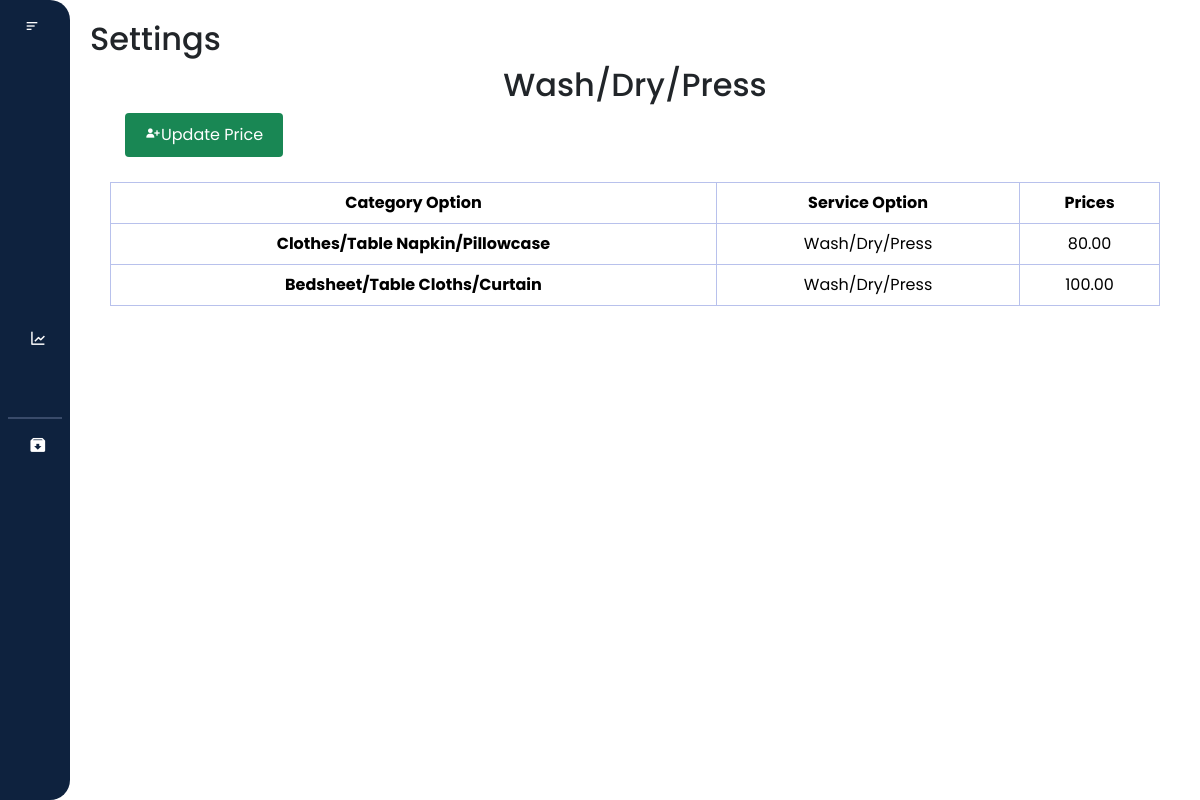
/laundry_system/main/settings/categ2/categ2.php (signed in), run on the app's committed database.
### tables this page shows
CREATE TABLE `service_category_price` (
  `id` int(255) NOT NULL,
  `service_id` int(255) NOT NULL,
  `category_id` int(255) NOT NULL,
  `price` decimal(65,2) NOT NULL
);

CREATE TABLE `category` (
  `category_id` int(255) NOT NULL,
  `laundry_category_option` varchar(255) NOT NULL
);

CREATE TABLE `service` (
  `service_id` int(255) NOT NULL,
  `laundry_service_option` varchar(100) NOT NULL
);

### laundry_system/main/settings/categ2/categ2.php (the view, shortened to what this page needs)
<?php
$user_role = $_SESSION['user_role'];
$conn = new mysqli('localhost', 'root', '', 'laundry_db');
$sql = "SELECT scp.price, c.laundry_category_option, s.laundry_service_option
        FROM service_category_price scp
        JOIN category c ON scp.category_id = c.category_id
        JOIN service s ON scp.service_id = s.service_id
        WHERE s.service_id = 2";
$result = $conn->query($sql);
$prices = [];
if ($result) {
    while ($row = $result->fetch_assoc()) {
        $prices[] = $row;
    }
} else {
    die("Query Failed: " . $conn->error);
}
?>
<!DOCTYPE html>
<html lang="en">
<head>
    <link rel="stylesheet" href="https://cdn.jsdelivr.net/npm/bootstrap@5.3.3/dist/css/bootstrap.min.css">
    <link rel="stylesheet" href="categ2.css">
    <link href="https://cdn.lineicons.com/4.0/lineicons.css" rel="stylesheet" />
    <link href='https://unpkg.com/boxicons@2.1.4/css/boxicons.min.css' rel='stylesheet'>
</head>
<body>
    <div class="wrapper">
    <aside id="sidebar">
            <div class="d-flex">
                <button id="toggle-btn" type="button">
                    <i class="bx bx-menu-alt-left"></i>
                </button>
            </div>
            <ul class="sidebar-nav">
                <li class="sidebar-item">
                    <a href="/laundry_system/main/dashboard/dashboard.php" class="sidebar-link">
                    </a>
                </li>
                <li class="sidebar-item">
                    <a href="/laundry_system/main/my_profile/profile.php" class="sidebar-link">
                    </a>
                </li>
                <?php if ($user_role === 'admin') : ?>
                    <li class="sidebar-item">
                        <a href="/laundry_system/main/users/users.php" class="sidebar-link">
                        </a>
                    </li>
                    <li class="sidebar-item">
                        <a href="/laundry_system/main/records/records.php" class="sidebar-link has-dropdown collapsed" data-bs-toggle="collapse"
                            data-bs-target="#records" aria-expanded="false" aria-controls="records">
                        </a>
                    </li>
                <?php endif; ?>
                <li class="sidebar-item">
                    <a href="/laundry_system/main/transaction/transaction.php" class="sidebar-link">
                    </a>
                </li>
                <li class="sidebar-item">
                    <a href="/laundry_system/main/sales_report/report.php" class="sidebar-link">
                        <i class='bx bx-line-chart'></i>
                    </a>
                </li>
                    <?php if ($user_role === 'admin') : ?>
                    <li class="sidebar-item">
                        <a href="/laundry_system/main/settings/settings.php" class="sidebar-link">
                        </a>
                    </li>
                    <hr style="border: 1px solid #b8c1ec; margin: 8px">
                    <li class="sidebar-item">
                        <a href="/laundry_system/main/archived/archive_users.php" class="sidebar-link">
                            <i class='bx bxs-archive-in'></i>
                        </a>
                    </li>
                <?php endif; ?>
            </ul>
            <div class="sidebar-footer">
                <a href="#" id="btn_logout" class="sidebar-link">
                </a>
            </div>
        </aside>
        <div class="main-content">
            <nav>
                <div class="d-flex justify-content-between align-items-center">
                    <h2>Settings</h2>
                </div>
                <div class="text" style="text-align: center;" name="category">
                    <h2>Wash/Dry/Press</h2>
                </div>
            </nav>
            <div class="box">
                <form action="edit2.php" method="POST">
                    <button type="submit" class="btn btn-success" id="updatePriceButton">
                    <i class='bx bxs-user-plus'></i>Update Price</button>
                </form>
            </div>
            <div class="table-responsive">
                <table class="table table-bordered text-center">
                    <thead>
                        <tr class="bg-dark text-white">
                            <th>Category Option</th>
                            <th>Service Option</th>
                            <th>Prices</th>
                        </tr>
                    </thead>
                    <tbody>
                        <?php
                            foreach ($prices as $row) {
                            $laundry_category_option = $row['laundry_category_option'];
                            $laundry_service_option = $row['laundry_service_option'];
                            $price = $row['price'];
                            echo '<tr>
                                  <th scope="row">' . $laundry_category_option . '</th>
                                  <td>' . $laundry_service_option . '</td>
                                  <td>' . $price . '</td>
                                  </tr>';
                                }
                            ?>
                    </tbody>
                </table>
            </div>
        </div>
    </div>
</body>
</html>

### laundry_system/main/settings/categ2/categ2.css (style rules this page uses)
* { margin: 0; padding: 0; font-family: "Poppins", sans-serif; box-sizing: border-box; }
html { scroll-behavior: smooth; }
a { text-decoration: none; }
li { list-style: none; }
.wrapper { display: flex; width: 100%; height: 100vh; }
#sidebar { display: flex; width: 70px; min-width: 70px; z-index: 1000; transition: all 0.25s ease-in-out; flex-direction: column; background-color: #0e223e; border-radius: 0 20px 20px 0; }
#toggle-btn { background-color: transparent; cursor: pointer; border: 0; padding: 1rem 1.5rem; }
#toggle-btn i { font-size: 1.5 rem; color: #fff; }
.sidebar-nav { padding: 2rem 0; flex: 1 1 auto; }
a.sidebar-link { padding: 0.625rem 1.625rem; color: #fff; display: block; font-size: 0.9rem; white-space: nowrap; border-left: 3px solid transparent; text-decoration: none; }
.sidebar-link i { font-size: 1.1rem; margin-right: 0.75rem; }
.sidebar-item { position: relative; }
.main-content { flex: 1; overflow-y: auto; padding: 20px; transition: margin-left 0.5s ease; }
.table-responsive { padding: 20px; }
.table { width: 100%; border-collapse: collapse; border: #b8c1ec; margin: 0; }
th, td { border: 1px solid #b8c1ec; padding: 8px; text-align: center; }
.box { display: flex; flex-direction: row; margin: 5px; padding: 0 20px; }
.btn { padding: 10px 20px; border-radius: 4px; border: none; cursor: pointer; font-size: 16px; flex-grow: 1; margin: 0 10px; }

### data on the page
service_category_price: category.laundry_category_option "Clothes/Table Napkin/Pillowcase", service.laundry_service_option "Wash/Dry/Press", price "80.00"
service_category_price: category.laundry_category_option "Bedsheet/Table Cloths/Curtain", service.laundry_service_option "Wash/Dry/Press", price "100.00"
